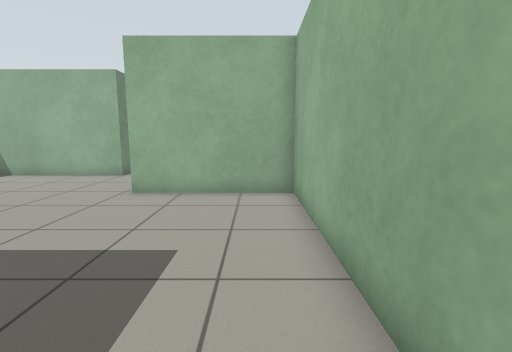
[1] (above)

16 first-person views from a walk through a world built for the Gazebo simulator. The camera is 0.94 m above the floor, tilts 8° down and sees 85° across. The floor is counted in squares, 0.5 m on a side. Each view is taken from the middle of a square. On the plan, view 1 faces up. The plan holds only what a view shows up to about 16 squares ahead; the rest is blank.

[2]
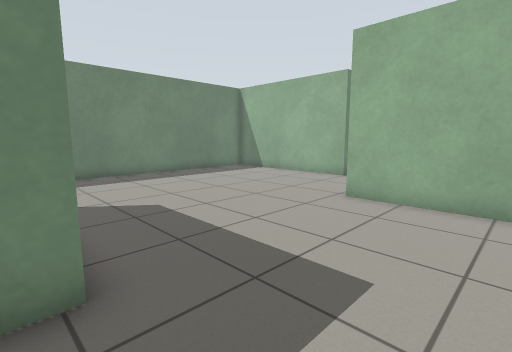

[3]
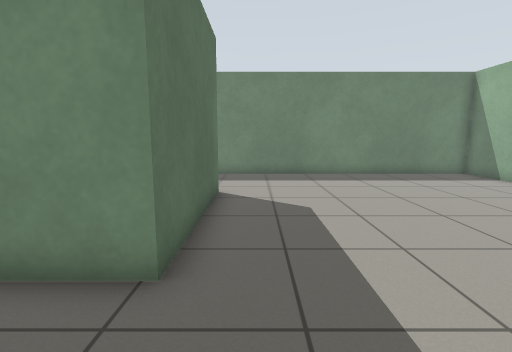

[4]
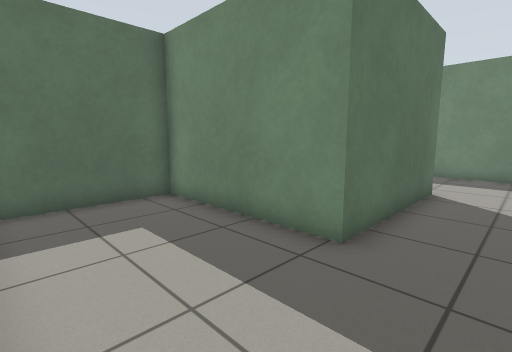

[5]
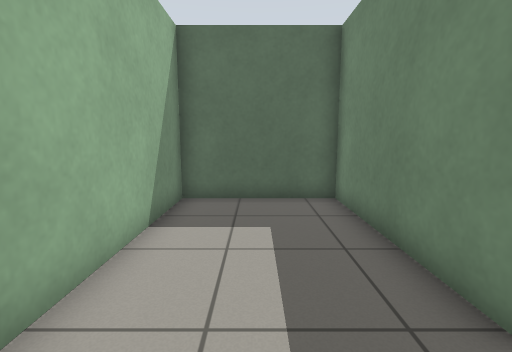

[6]
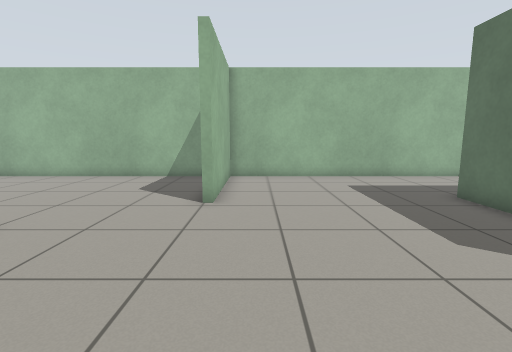

[7]
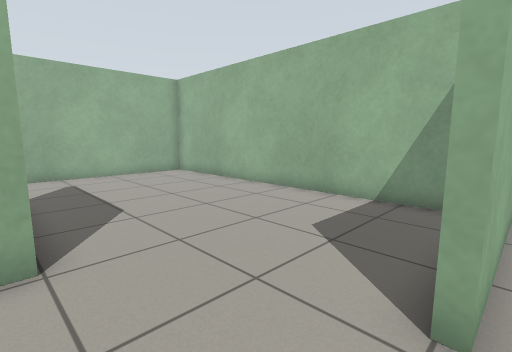

[8]
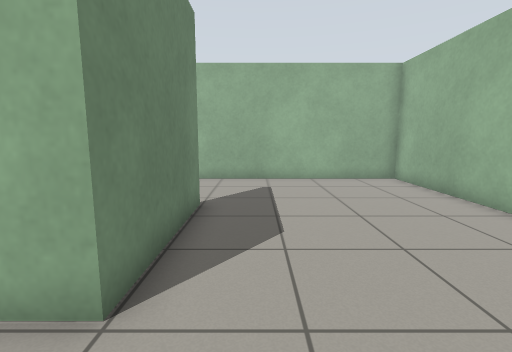

[9]
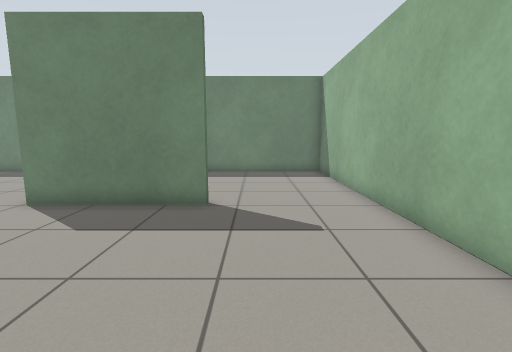

[10]
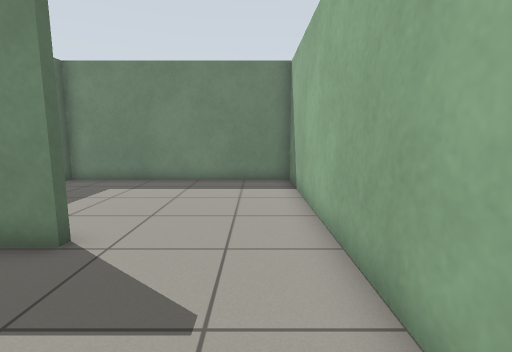

[11]
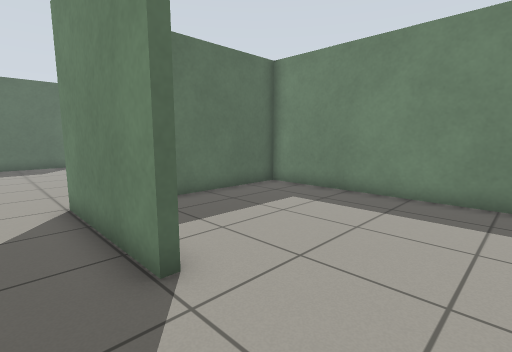

[12]
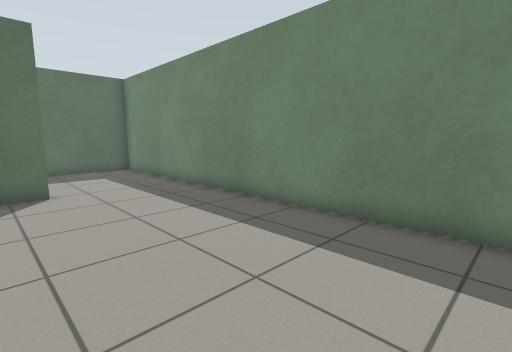

[13]
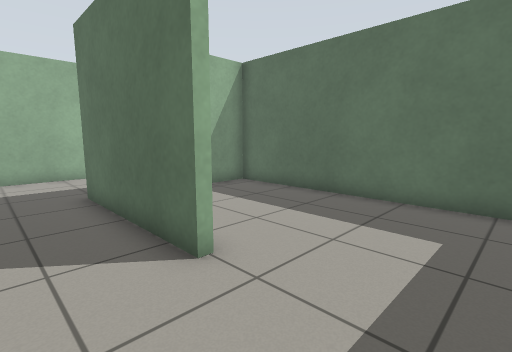

[14]
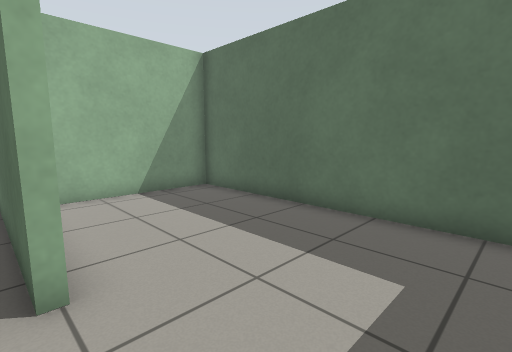

[15]
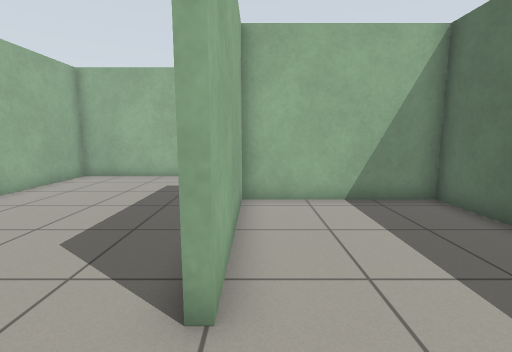

[16]
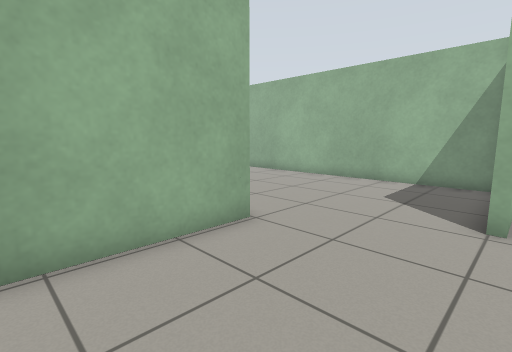

### Floor plan
Ten units are one square. View 1 is at (0, 0); x grows to the right and y downward. Boxes are objects, and circles mark ways between rooms. Rooms are numbered by the first view taken in them; rooms with no view inside come last. Other rooms are left out.
<svg viewBox="-146 -240 164 289">
<path fill="none" stroke="#000" d="M-95 -17 -34 -17 -34 44 13 44 13 -92 -42 -92 -42 -96M-76 -136 -141 -136 -141 -26M-66 -188 -66 -136 -76 -136M13 -99 13 -235 -74 -235M-141 -26 -141 44 -37 44 -37 -14 -95 -14M-74 -235 -141 -235 -141 -139 -94 -139"/>
<circle cx="-55" cy="-115" r="3" fill="#2a7"/>
<circle cx="-115" cy="-20" r="3" fill="#2a7"/>
<circle cx="-70" cy="-210" r="3" fill="#2a7"/>
<text x="-60" y="-60">1</text>
<text x="-30" y="-170">2</text>
<text x="-90" y="10">3</text>
<text x="-110" y="-190">4</text>
</svg>
Room 1 opens to room 2. Room 1 opens to room 3. Room 2 opens to room 4.

Where each view was taken, in squares from view 1:
view 1: 0 up, 0 right, facing up
view 2: 1 up, 0 right, facing up-left
view 3: 3 up, 0 right, facing left
view 4: 4 up, 1 right, facing down-left
view 5: 4 up, 1 left, facing down
view 6: 8 up, 12 left, facing right
view 7: 9 up, 7 left, facing up-right
view 8: 11 up, 5 left, facing up
view 9: 20 up, 1 right, facing left
view 10: 22 up, 2 left, facing left
view 11: 22 up, 5 left, facing down-left
view 12: 12 up, 8 left, facing down-left
view 13: 4 up, 13 left, facing down-right
view 14: 2 up, 13 left, facing down-right
view 15: 1 up, 12 left, facing right
view 16: 9 up, 11 left, facing up-right
